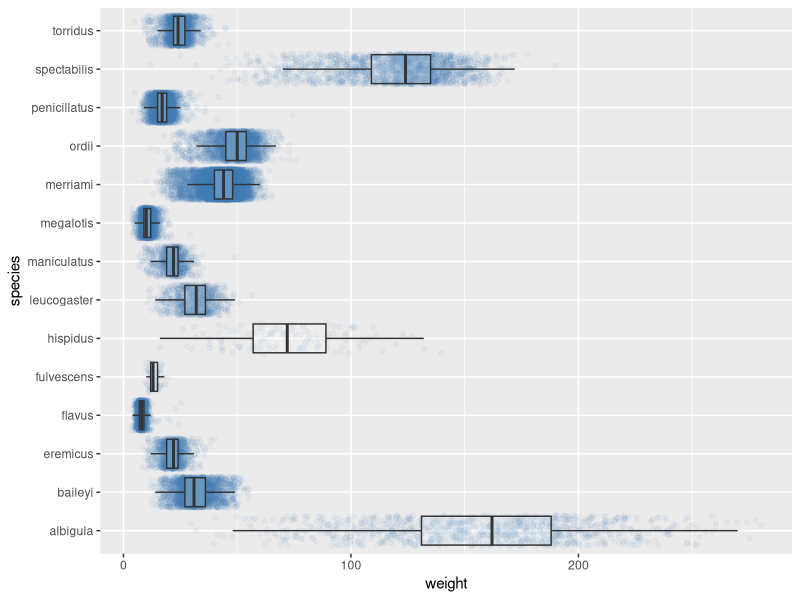

Recreate this plot in R.
## ---- chunk 1
#| label: setup
#| echo: false

library(tidyverse)
library(lubridate)

# fix the file path for your file folder structure
surveys <- read_csv(here::here("labs", 
                               "instructions", 
                               "data", 
                               "surveys.csv")
                    )
## ---- chunk 2
#| eval: true
surveys |> 
  ggplot(mapping = aes(x = weight,
                       y = species)) + 
  geom_jitter(color = "steelblue",
              alpha = 0.05) + 
  geom_boxplot(alpha = 0.2,
               outlier.shape = NA) 
